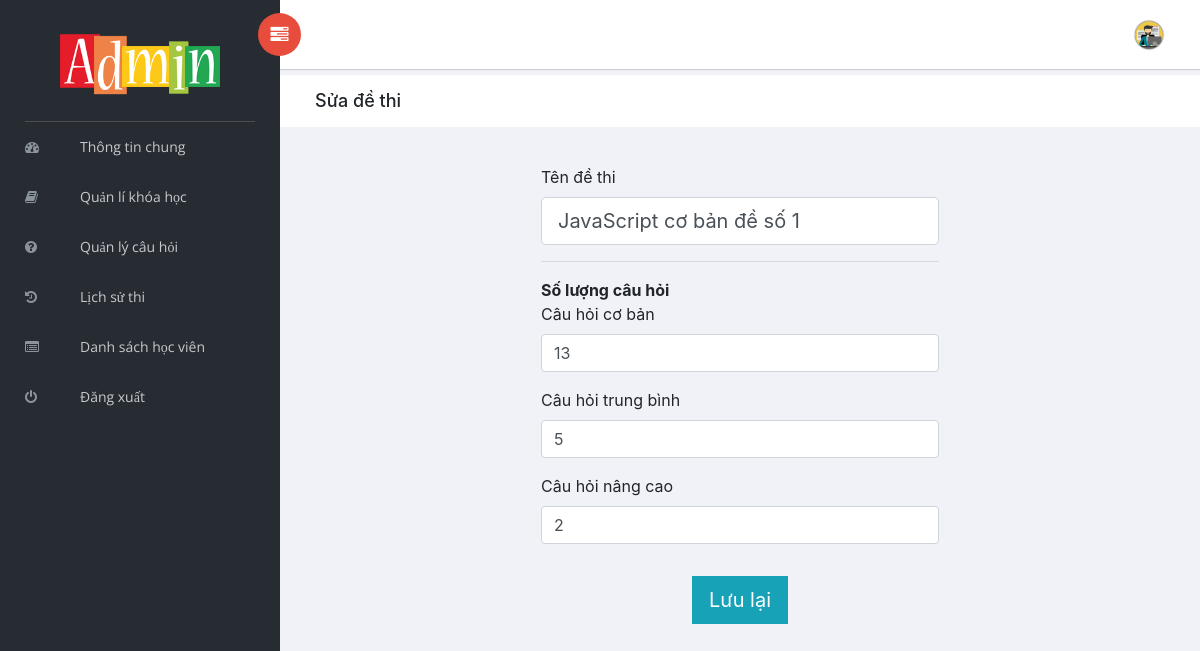
Page /admin/exam-edit.php?exam=1 (signed in) on the committed database.
### tables this page shows
CREATE TABLE `de_thi` (
  `ma_de_thi` int(5) NOT NULL,
  `ten_de_thi` varchar(255) NOT NULL,
  `khoa_hoc` int(5) NOT NULL,
  `cau_hoi_coban` int(5) NOT NULL,
  `cau_hoi_trungbinh` int(5) NOT NULL,
  `cau_hoi_nangcao` int(5) NOT NULL
);

### admin/config/connection.php (called while the page is built, shortened)
<?php
class Connection
{
    private $host = DATABASE_HOST;
    private $user = DATABASE_USERNAME;
    private $pass = DATABASE_PASSWORD;
    private $name = DATABASE_NAME;
    public $link;
    private function DBconnect()
    {
        $this->link = new mysqli($this->host, $this->user, $this->pass, $this->name)
            or
            die("Lỗi kết nối Cơ Sở Dữ Liệu: " . $this->link->connect_error);
    }
}

### admin/exam-edit.php (the view, shortened to what this page needs)
<?php
include_once("./config/connection.php");
$link = new Connection;
$query = "SELECT * FROM de_thi WHERE ma_de_thi ='$_GET[exam]'";
$exam = mysqli_query($link->link, $query)->fetch_assoc();
?>
<!doctype html>
<html class="no-js" lang="en">
<head>
    <link rel="stylesheet" href="vendors/bootstrap/dist/css/bootstrap.min.css">
    <link rel="stylesheet" href="vendors/font-awesome/css/font-awesome.min.css">
    <link rel="stylesheet" href="vendors/themify-icons/css/themify-icons.css">
    <link rel="stylesheet" href="vendors/flag-icon-css/css/flag-icon.min.css">
    <link rel="stylesheet" href="vendors/selectFX/css/cs-skin-elastic.css">
    <link rel="stylesheet" href="vendors/datatables.net-bs4/css/dataTables.bootstrap4.min.css">
    <link rel="stylesheet" href="vendors/datatables.net-buttons-bs4/css/buttons.bootstrap4.min.css">
    <link rel="stylesheet" href="assets/css/style.css">
</head>
<body>
    <?php include_once("./layout/sidenav.php") ?>
    <div id="right-panel" class="right-panel">
        <?php include_once("./layout/header.php") ?>
        <div class="breadcrumbs">
            <div class="col-sm-4">
                <div class="page-header float-left">
                    <div class="page-title">
                        <h1>Sửa đề thi</h1>
                    </div>
                </div>
            </div>
        </div>
        <div class="content mt-3">
            <div class="animated fadeIn">
                <div class="row justify-content-center">
                    <div class="col-md-6">
                    <form action="" method="post">
                        <div class="modal-body">
                            <div class="form-group">
                                <label for="">Tên đề thi</label>
                                <input class="form-control form-control-lg" name="name" value="<?php echo $exam['ten_de_thi'] ?>" required type="text" placeholder="Tên đề thi">
                            </div>
                            <hr>
                            <strong>Số lượng câu hỏi</strong>
                            <div class="form-group">
                                <label for="">Câu hỏi cơ bản</label>
                                <input value="<?php echo $exam['cau_hoi_coban'] ?>" class="form-control" min="2" name="coban" required type="number">
                            </div>
                            <div class="form-group">
                                <label for="">Câu hỏi trung bình</label>
                                <input value="<?php echo $exam['cau_hoi_trungbinh'] ?>" class="form-control" min="2" name="trungbinh" required type="number">
                            </div>
                            <div class="form-group">
                                <label for="">Câu hỏi nâng cao</label>
                                <input value="<?php echo $exam['cau_hoi_nangcao'] ?>" class="form-control" min="2" name="nangcao" required type="number">
                            </div>
                        </div>
                        <div class="row justify-content-center">
                            <button type="submit" name="save" class="btn btn-lg btn-info">Lưu lại</button>
                        </div>
                    </form>
                    </div>
                </div>
            </div>
        </div>
    </div>
</body>
</html>

### rows in the picture
de_thi: name "JavaScript cơ bản đề số 1", coban "13", trungbinh "5", nangcao "2"
